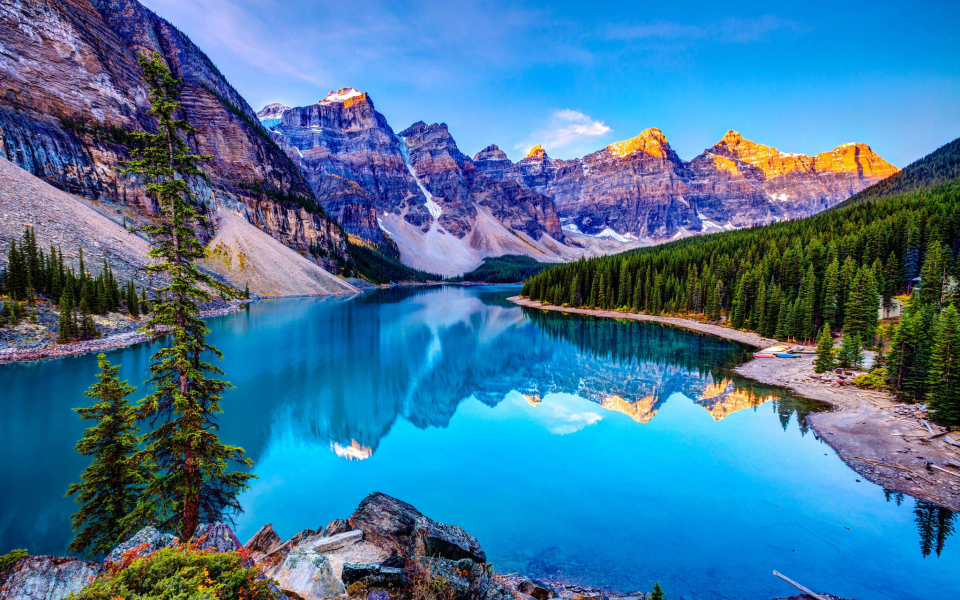
#> input picture travel.jpg, 3840 x 2400 px (shown at 1/4 size)
$ python mod_11_1.py
#> lines starting #> are read from the running program, lines starting #| are printed output that depends on the picture
import numpy as np
import random
from PIL import Image, ImageFilter, ImageDraw, ImageFont


''' ===================== Numpy ======================'''

# Задача 1. Создание массива и базовые операции
# Создай массив из чисел от 5 до 15 включительно.
arr = np.arange(5, 10)

# Выведи созданный массив в консоль.
print(arr)

# Умножь все элементы массива на 2 и добавь 7. Выведи результат.
arr = arr * 2 + 7
print(arr)

# Задача 2. Статистические вычисления
# Создай массив из 10 случайных чисел от 1 до 100.
arr = []
for i in range(10):
  num = random.randint(1, 100)
  arr.append(num)

arr = np.array(arr)

# Найди и выведи:
#   Сумму всех элементов.
print(f'Сумма всех элементов массива: {np.sum(arr)}')

#   Среднее значение.
print(f'Среднее значение всех элементов массива: {np.mean(arr)}')

#   Минимальное и максимальное значения.
print(f'Минимальное значение элементов массива: {np.min(arr)}')
print(f'Максимальное значение элементов массива: {np.max(arr)}')

# Задача 3. Индексация и модификация
# Создай массив от 10 до 100 с шагом 8.
arr = np.arange(10, 50, 5)

# Выведи элемент с индексом 2.
print(arr[2])

# Замени элемент с индексом 4 на 99 и выведи обновленный массив.
arr[4] = 99
print(arr)

# Задача 4. Работа с логическими условиями
# Создай массив из 20 случайных чисел от 0 до 100.
arr = np.random.randint(0, 101, size=20)

# Выведи только те элементы, которые больше 50.
print(arr[arr > 50])

# Замените все элементы, которые меньше 20, на 0 и выведи результат.
arr[arr < 20] = 0
print(arr)


''' =============== Pillow ================='''
# Задача 1. Изменение размера изображения
# Открой изображение (можно использовать любой файл .jpg или .png).
img = Image.open('travel.jpg')
#> img is the input picture: PIL image 3840x2400 RGB; mean R, G, B 66, 117.6, 154.6
print("Исходный размер:", img.size)
#| Исходный размер: (3840, 2400)

# Уменьши размер изображения в два раза.
new_size = (img.width // 2, img.height // 2)
#> new_size = (1920, 1200)
resized_img = img.resize(new_size)

# Сохрани уменьшенное изображение в файл с именем resized_image.jpg.
resized_img.save('resized_image', format='png')

# Задача 2. Применение эффектов
# Открой изображение.
# Преобразуй его в черно-белый формат.
grayscale_img = img.convert('L')
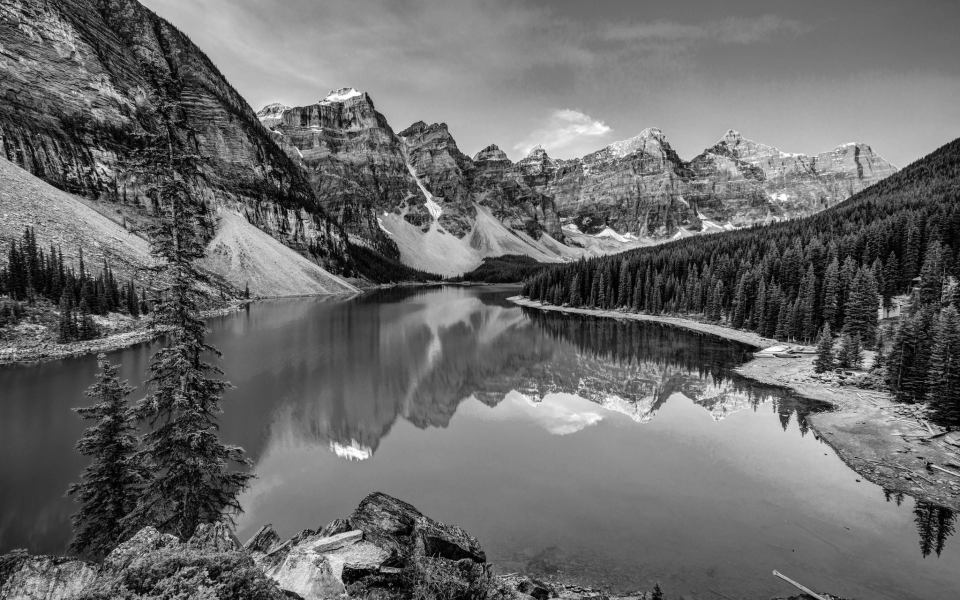
#> grayscale_img: PIL image 3840x2400 L (shown at 1/4 size); min 0, max 255, mean 106.4

# Примените размытие (используй ImageFilter.BLUR).
img = Image.open(r'travel.JPG')
img1 = img.filter(ImageFilter.GaussianBlur(4))

# Сохрани результат как blurred_image.png.
img1.save('blurred_image', format='PNG')

# Задача 3. Изменение формата
# Открой изображение.
# Сохрани его в формате .jpg с именем new_image.jpg.
img.save('new_image', format='PNG')
